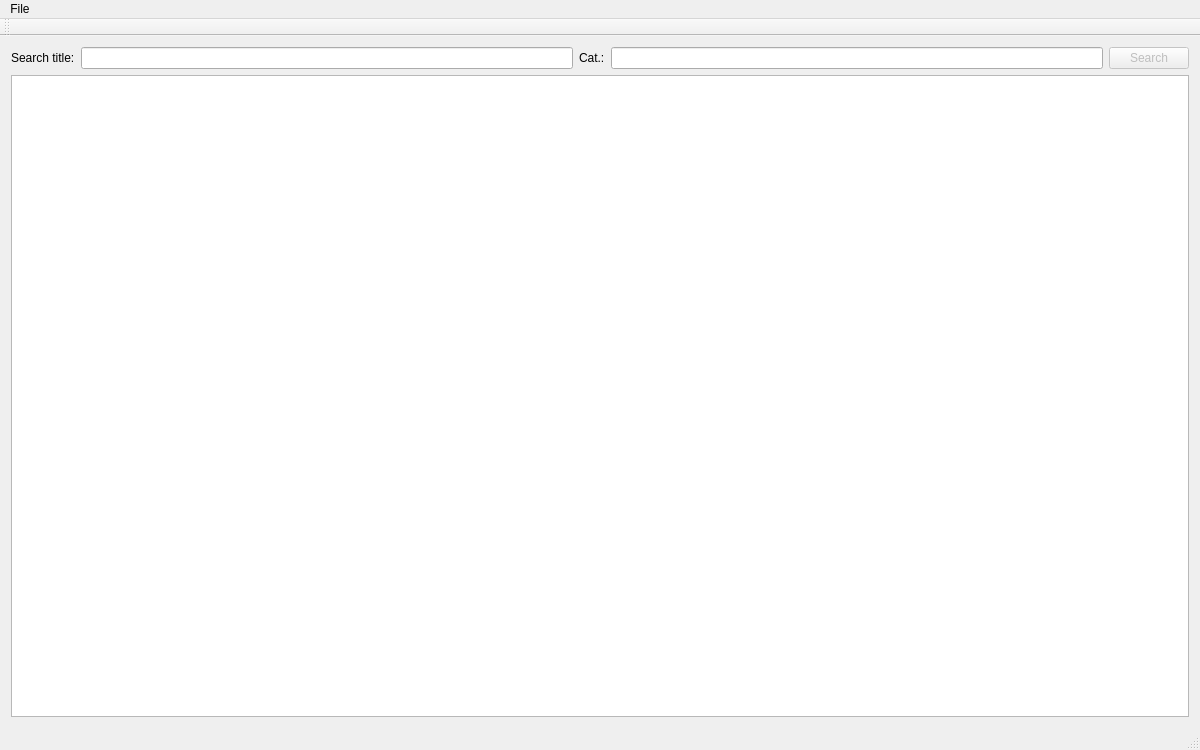
<?xml version="1.0" encoding="UTF-8"?>
<ui version="4.0">
 <class>MainWindow</class>
 <widget class="QMainWindow" name="MainWindow">
  <property name="geometry">
   <rect>
    <x>0</x>
    <y>0</y>
    <width>1200</width>
    <height>750</height>
   </rect>
  </property>
  <property name="windowTitle">
   <string>Firefox Profil Baszkuráló</string>
  </property>
  <widget class="QWidget" name="centralWidget">
   <layout class="QVBoxLayout" name="verticalLayout_2">
    <item>
     <layout class="QVBoxLayout" name="verticalLayout">
      <item>
       <layout class="QHBoxLayout" name="searchLayout">
        <item>
         <widget class="QLabel" name="searchLabel">
          <property name="text">
           <string>Search title:</string>
          </property>
         </widget>
        </item>
        <item>
         <widget class="QLineEdit" name="searchEdit"/>
        </item>
        <item>
         <widget class="QLabel" name="categoryLabel">
          <property name="text">
           <string>Cat.:</string>
          </property>
         </widget>
        </item>
        <item>
         <widget class="QLineEdit" name="categoryLine"/>
        </item>
        <item>
         <widget class="QPushButton" name="searchButton">
          <property name="enabled">
           <bool>false</bool>
          </property>
          <property name="text">
           <string>Search</string>
          </property>
         </widget>
        </item>
       </layout>
      </item>
      <item>
       <widget class="QTableView" name="placeTable">
        <property name="contextMenuPolicy">
         <enum>Qt::ActionsContextMenu</enum>
        </property>
       </widget>
      </item>
     </layout>
    </item>
   </layout>
  </widget>
  <widget class="QMenuBar" name="menuBar">
   <property name="geometry">
    <rect>
     <x>0</x>
     <y>0</y>
     <width>1200</width>
     <height>20</height>
    </rect>
   </property>
   <widget class="QMenu" name="menuFile">
    <property name="title">
     <string>File</string>
    </property>
    <addaction name="actionOpen"/>
   </widget>
   <addaction name="menuFile"/>
  </widget>
  <widget class="QToolBar" name="mainToolBar">
   <attribute name="toolBarArea">
    <enum>TopToolBarArea</enum>
   </attribute>
   <attribute name="toolBarBreak">
    <bool>false</bool>
   </attribute>
  </widget>
  <widget class="QStatusBar" name="statusBar"/>
  <action name="actionOpen">
   <property name="text">
    <string>Open...</string>
   </property>
  </action>
  <action name="actionOpenUrl">
   <property name="text">
    <string>Open url</string>
   </property>
  </action>
  <action name="actionCopyLink">
   <property name="text">
    <string>Copy link</string>
   </property>
  </action>
 </widget>
 <layoutdefault spacing="6" margin="11"/>
 <tabstops>
  <tabstop>searchEdit</tabstop>
  <tabstop>categoryLine</tabstop>
  <tabstop>searchButton</tabstop>
  <tabstop>placeTable</tabstop>
 </tabstops>
 <resources/>
 <connections>
  <connection>
   <sender>searchEdit</sender>
   <signal>returnPressed()</signal>
   <receiver>searchButton</receiver>
   <slot>click()</slot>
   <hints>
    <hint type="sourcelabel">
     <x>597</x>
     <y>59</y>
    </hint>
    <hint type="destinationlabel">
     <x>1148</x>
     <y>59</y>
    </hint>
   </hints>
  </connection>
  <connection>
   <sender>categoryLine</sender>
   <signal>returnPressed()</signal>
   <receiver>searchButton</receiver>
   <slot>click()</slot>
   <hints>
    <hint type="sourcelabel">
     <x>860</x>
     <y>59</y>
    </hint>
    <hint type="destinationlabel">
     <x>1148</x>
     <y>59</y>
    </hint>
   </hints>
  </connection>
 </connections>
</ui>
